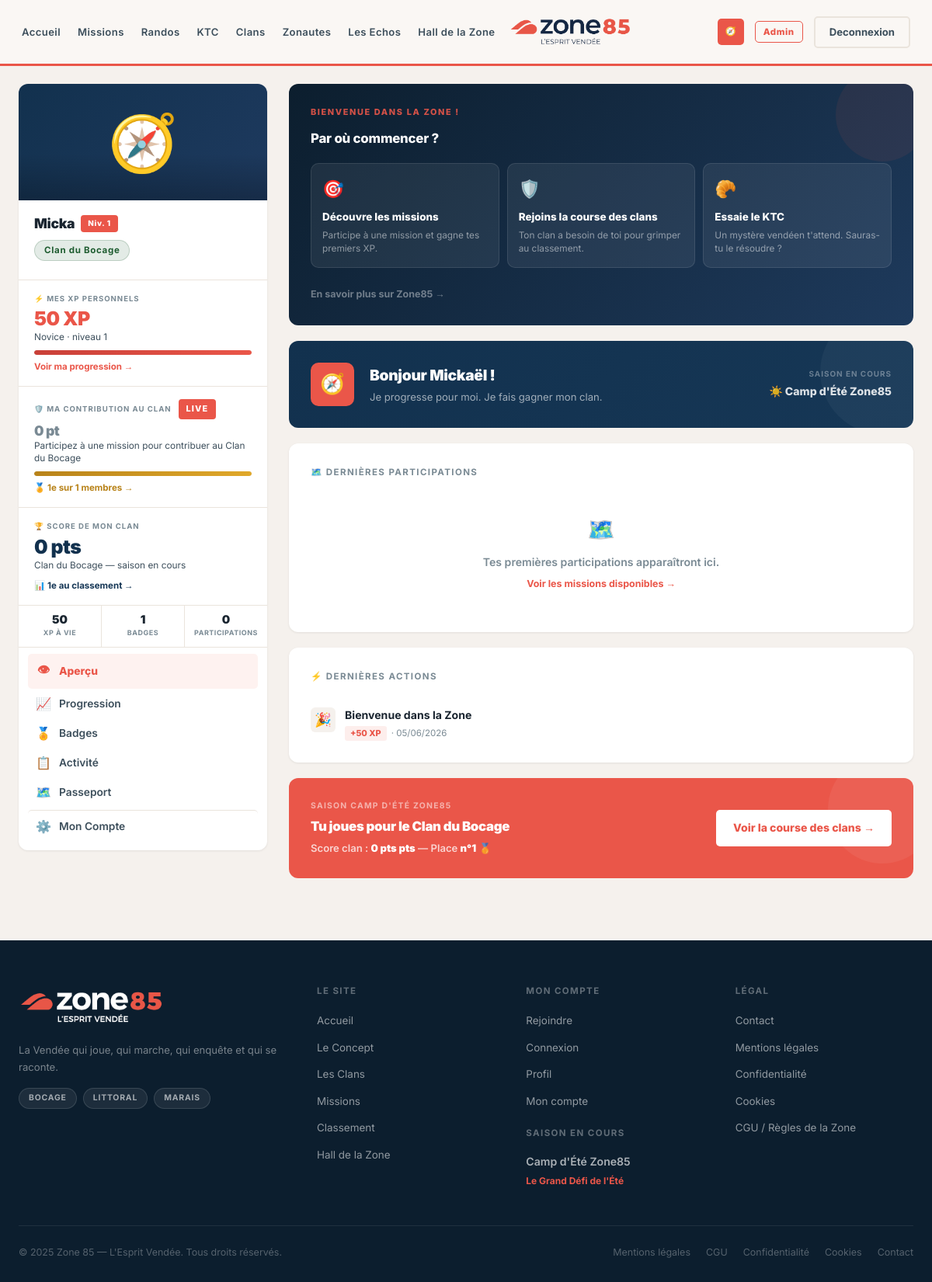
The page /profil.php (signed in) on the database its author committed.
### tables this page shows
CREATE TABLE IF NOT EXISTS users (
  id                    INT UNSIGNED AUTO_INCREMENT PRIMARY KEY,
  email                 VARCHAR(180) NOT NULL,
  password_hash         VARCHAR(255) NOT NULL DEFAULT '',
  pseudo                VARCHAR(50) NOT NULL,
  first_name            VARCHAR(100),
  last_name             VARCHAR(100),
  clan_id               INT UNSIGNED NULL,
  avatar_type           ENUM('preset','generated','upload') NOT NULL DEFAULT 'preset',
  avatar_config         JSON NULL,
  avatar_file           VARCHAR(255) NULL,
  bio                   TEXT NULL,
  xp_total              INT UNSIGNED NOT NULL DEFAULT 0,
  level                 TINYINT UNSIGNED NOT NULL DEFAULT 1,
  newsletter_optin      TINYINT(1) DEFAULT 0,
  notif_missions        TINYINT(1) DEFAULT 1,
  notif_saisons         TINYINT(1) DEFAULT 1,
  notif_clan            TINYINT(1) DEFAULT 1,
  notif_push            TINYINT(1) DEFAULT 0,
  digest_hebdo          TINYINT(1) DEFAULT 0,
  accepted_cgu_at       DATETIME NULL,
  accepted_privacy_at   DATETIME NULL,
  email_verified_at     DATETIME NULL,
  email_verify_token    VARCHAR(64) NULL,
  role                  ENUM('member','moderator','admin') NOT NULL DEFAULT 'member',
  status                ENUM('active','suspended','deleted') NOT NULL DEFAULT 'active',
  last_login_at         DATETIME NULL,
  login_count           INT UNSIGNED DEFAULT 0,
  pwa_installed_at      DATETIME NULL,
  pwa_install_count     TINYINT UNSIGNED DEFAULT 0,
  delete_requested_at   DATETIME NULL,
  deleted_at            DATETIME NULL,
  created_at            DATETIME NOT NULL DEFAULT CURRENT_TIMESTAMP,
  updated_at            DATETIME NOT NULL DEFAULT CURRENT_TIMESTAMP ON UPDATE CURRENT_TIMESTAMP,
  UNIQUE KEY uq_users_email  (email),
  UNIQUE KEY uq_users_pseudo (pseudo),
  KEY idx_users_status  (status),
  KEY idx_users_role    (role),
  KEY idx_users_deleted (deleted_at),
  KEY idx_users_login   (last_login_at),
  CONSTRAINT fk_users_clan FOREIGN KEY (clan_id) REFERENCES clans(id) ON DELETE SET NULL
);

CREATE TABLE IF NOT EXISTS xp_logs (
  id          INT UNSIGNED AUTO_INCREMENT PRIMARY KEY,
  user_id     INT UNSIGNED NOT NULL,
  source_type VARCHAR(50) NOT NULL,
  source_id   INT UNSIGNED NULL,
  xp_amount   SMALLINT NOT NULL,
  reason      VARCHAR(100),
  created_at  DATETIME NOT NULL DEFAULT CURRENT_TIMESTAMP,
  KEY idx_xp_user    (user_id),
  KEY idx_xp_created (created_at),
  CONSTRAINT fk_xp_user FOREIGN KEY (user_id) REFERENCES users(id) ON DELETE CASCADE
);

### profil.php (the view, shortened to what the rows shown need)
<?php
require_once 'includes/functions.php';
require_once 'includes/repositories.php';
$_xp_levels   = [0, 50, 100, 250, 500, 1000, 2500, 5000, 10000, 20000];
$_level_names = ['','Novice','Explorateur','Aventurier','Expert','Gardien','Légende',
                 'Grand Pisteur','Vétéran','Ancêtre','Immortel'];
$_chip_map    = ['bocage'=>'bocage-chip-sm','littoral'=>'littoral-chip-sm','marais'=>'marais-chip-sm'];
$_clan_labels = ['bocage'=>'Clan du Bocage','littoral'=>'Clan du Littoral','marais'=>'Clan du Marais'];
$is_guest = !is_logged_in();
$user     = [];
if (!$is_guest) {
    $_session     = current_user();
    $_db_profile  = fetch_user_profile((int)$_session['id']);
    if ($_db_profile) {
        $_prenom   = $_db_profile['prenom'] ?: $_db_profile['pseudo'];
        $_nom      = $_db_profile['nom']    ?: '';
        $_initials = strtoupper(mb_substr($_prenom, 0, 1) . mb_substr($_nom, 0, 1)) ?: '??';
        $_xp       = (int)$_db_profile['xp_total'];
        $_lvl      = max(1, min((int)$_db_profile['level'], count($_xp_levels) - 1));
        $_xp_floor = $_xp_levels[$_lvl - 1] ?? 0;
        $_xp_ceil  = $_xp_levels[$_lvl]     ?? ($_xp_floor + 5000);
        $_xp_range = max(1, $_xp_ceil - $_xp_floor);
        $_xp_pct   = min(100, (int)round(($_xp - $_xp_floor) / $_xp_range * 100));
        $_clan_data = null;
        if (!empty($_db_profile['clan_slug'])) {
            $_all_clans = fetch_all_clans();
            $_clan_data = $_all_clans[$_db_profile['clan_slug']] ?? null;
        }
        $_avatar     = $_db_profile['avatar'] ?? '🧭';
        $_avatar_type = $_db_profile['avatar_type'] ?? 'preset';
        $user = [
            'id'              => (int)$_db_profile['id'],
            'pseudo'          => $_db_profile['pseudo'],
            'first_name'      => $_prenom,
            'initials'        => $_initials,
            'avatar'          => $_avatar,
            'avatar_type'     => $_avatar_type,
            'level'           => $_lvl,
            'level_name'      => $_level_names[$_lvl] ?? 'Zonaute',
            'xp_current'      => $_xp,
            'xp_next'         => $_xp_ceil,
            'xp_pct'          => $_xp_pct,
            'badges_count'    => (int)$_db_profile['badges_count'],
            'participations'  => (int)$_db_profile['missions_done'],
            'clan_slug'       => $_db_profile['clan_slug'] ?? '',
            'clan_label'      => $_clan_labels[$_db_profile['clan_slug'] ?? ''] ?? 'Aucun clan',
            'clan_chip_class' => $_chip_map[$_db_profile['clan_slug'] ?? ''] ?? '',
            'season_pts'      => (int)($_db_profile['clan_pts_contributed'] ?? 0),
            'clan_rank'       => (int)$_db_profile['rank_in_clan'],
            'clan_members'    => $_clan_data ? (int)$_clan_data['members_count'] : 0,
            'clan_score'      => $_clan_data ? (int)$_clan_data['season_score']  : 0,
            'clan_place'      => $_clan_data ? (int)$_clan_data['podium_rank']   : 0,
            'bio'             => $_db_profile['bio'] ?? '',
            'joined'          => $_db_profile['joined'] ?? '',
        ];
        $_xp_history        = fetch_user_xp_logs((int)$_db_profile['id'], 10);
    }
}
require_once 'includes/header.php';
?>
<div class="profil-page">
  <div class="profil-layout">
    <aside class="profil-sidebar">
      <div class="sidebar-identity">
        <div class="sidebar-name">
          <?= e($user['pseudo']) ?>
          <span class="level-badge">Niv. <?= e($user['level']) ?></span>
        </div>
        <span class="<?= e($user['clan_chip_class']) ?>"><?= e($user['clan_label']) ?></span>
      </div>
      <div class="sidebar-axe" onclick="switchTab('profil','progression')" role="button" tabindex="0" title="Voir ma progression">
        <div class="sidebar-axe-label">⚡ Mes XP personnels</div>
        <div class="sidebar-axe-val sidebar-axe-val-xp"><?= format_xp($user['xp_current']) ?></div>
        <div class="sidebar-axe-sub"><?= e($user['level_name']) ?> · niveau <?= e($user['level']) ?></div>
        <div class="sidebar-axe-bar-track">
          <div class="sidebar-axe-bar-fill fill-xp" data-fill="<?= e($user['xp_pct']) ?>" style="width:<?= e($user['xp_pct']) ?>%"></div>
        </div>
        <div class="sidebar-axe-hint">Voir ma progression →</div>
      </div>
      <div class="sidebar-stats-mini">
        <div class="sidebar-stat-mini">
          <span class="sidebar-stat-val"><?= number_format((int)$user['xp_current'], 0, ',', ' ') ?></span>
          <span class="sidebar-stat-lbl">XP à vie</span>
        </div>
      </div>
    </aside>
    <main class="profil-content">
      <div data-panel-group="profil" data-panel-id="apercu" class="profil-panel">
        <div class="welcome-card">
          <div class="welcome-text">
            <h2>Bonjour <?= e($user['first_name']) ?> !</h2>
            <p>Je progresse pour moi. Je fais gagner mon clan.</p>
          </div>
        </div>
        <div class="profil-card">
          <?php
          $_xp_icons_apercu = [
              'registration'            => '🎉',
              'mission_participation'   => '⚡',
              'mission_success'         => '✅',
              'quiz_success'            => '🎯',
              'photo_coup_de_coeur'     => '📸',
              'vote'                    => '🗳️',
              'rando_review'            => '🥾',
              'ktc_correct'             => '🔍',
              'investigation_solved'    => '🕵️',
              'hidden_hunt_completion'  => '🗝️',
          ];
          if (!empty($_xp_history)):
              foreach (array_slice($_xp_history, 0, 5) as $_xlog):
                  $_icon_a  = $_xp_icons_apercu[$_xlog['source_type']] ?? '⚡';
                  $_label_a = e($_xlog['reason'] ?: ucfirst(str_replace('_', ' ', $_xlog['source_type'])));
                  $_amt_a   = (int)$_xlog['xp_amount'];
                  $_sign_a  = $_amt_a >= 0 ? '+' : '';
                  $_date_a  = $_xlog['created_at'] ? date('d/m/Y', strtotime($_xlog['created_at'])) : '';
          ?>
          <div class="feed-item">
            <div class="feed-icon"><?= $_icon_a ?></div>
            <div class="feed-info">
              <div class="feed-title"><?= $_label_a ?></div>
              <div class="feed-meta">
                <span class="feed-xp"><?= $_sign_a . $_amt_a ?> XP</span>
                <?= $_date_a ? ' · ' . e($_date_a) : '' ?>
              </div>
            </div>
          </div>
          <?php endforeach; ?>
          <?php endif; ?>
        </div>
      </div>
    </main>
  </div>
</div>
<?php
require_once 'includes/footer.php';
?>

### rows shown on the page
users: pseudo "Micka", level "1", xp_total "50 XP", xp_total "50", first_name "Mickaël"
xp_logs: source_type "🎉", reason "Bienvenue dans la Zone", xp_amount "+", xp_amount "50", created_at "05/06/2026"

### other values the page prints
$_nl['label'] "Accueil"
$_nl['label'] "Missions"
$_nl['label'] "Randos"
$_nl['label'] "KTC"
$_nl['label'] "Clans"
$_nl['label'] "Zonautes"
$_nl['label'] "Les Echos"
$_nl['label'] "Hall de la Zone"
$_nav_user['avatar_key'] "🧭"
$user['avatar'] "🧭"
$user['clan_label'] "Clan du Bocage"
$user['level_name'] "Novice"
$user['clan_rank'] "1"
$user['clan_members'] "1"
$_clan_total "0"
